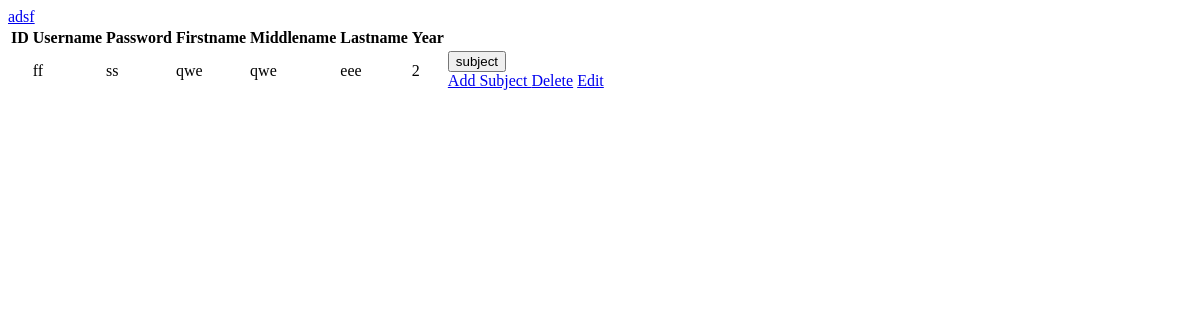
Before: /prof_records.php with the older database file.
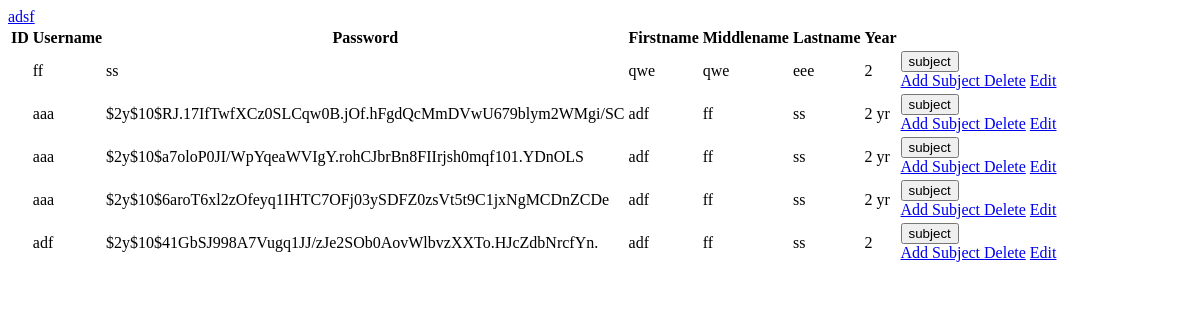
After: the same page with the newer database file.
### tables this page shows
CREATE TABLE `professor` (
  `ID` int(6) NOT NULL,
  `Username` varchar(20) NOT NULL,
  `Password` varchar(255) NOT NULL,
  `Firstname` varchar(20) NOT NULL,
  `Middlename` varchar(20) NOT NULL,
  `Lastname` varchar(20) NOT NULL,
  `Year` varchar(20) NOT NULL,
  `DateTimeCreated` datetime NOT NULL DEFAULT current_timestamp(),
  `DateTImeUpdated` datetime NOT NULL DEFAULT current_timestamp()
);

### prof_records.php (the view, shortened to what this page needs)
<!DOCTYPE html>
<html lang="en">
<head>
</head>
<body>
<table class="table">
                    <thead>
                        <tr>
                            <th>ID</th>
                            <th>Username</th>
                            <th>Password</th>
                            <th>Firstname</th>
                            <th>Middlename</th>
                            <th>Lastname</th>
                            <th>Year</th>
                            <a href="subjects.php"> adsf</a>
                        </tr>
                    </thead>
                    <tbody>
                        <?php
                        include ('connection.php');
                        $Query = "SELECT * FROM professor";
                        $sql = mysqli_query($conn,$Query);
                        if($rows = mysqli_num_rows($sql)> 0 ){
                            while($rows = mysqli_fetch_array($sql)){
                        ?>
                        <tr>
                        <td><?php echo $rows['id'];?></td>
                        <td><?php echo $rows['Username'];?></td>
                        <td><?php echo $rows['Password'];?></td>
                        <td><?php echo $rows['Firstname'];?></td>
                        <td><?php echo $rows['Middlename'];?></td>
                        <td><?php echo $rows['Lastname'];?></td>
                        <td><?php echo $rows['Year'];?></td>
                        <td>
                            <form action="prof_subject.php" method="POST">
                                <input type="submit" name="subject" value="subject">
                            </form>
                            <a href="try.php?id=<?php echo $rows['id'];?>" name="subject" class="badge badge-info">Add Subject </a>
                            <a href="delete.php?id=<?php echo $rows['id']?>" class="badge badge-danger">Delete</a>
                            <a href="edit.php?id=<?php echo $rows['id']?>" class="badge badge-sucess"> Edit </a>
                        </td>
                        </tr>
                        <?php
                            }
                        }
                        ?>
                    </tbody>
                </table>
</body>
</html>

Changed rows visible on the page:
added professor: Username "aaa", Password "$2y$10$RJ.17IfTwfXCz0SLCqw0B.jOf.hFgdQcMmDVwU679blym2WMgi/SC", Firstname "adf", Middlename "ff", Lastname "ss", Year "2 yr"
added professor: Username "aaa", Password "$2y$10$a7oloP0JI/WpYqeaWVIgY.rohCJbrBn8FIIrjsh0mqf101.YDnOLS", Firstname "adf", Middlename "ff", Lastname "ss", Year "2 yr"
added professor: Username "aaa", Password "$2y$10$6aroT6xl2zOfeyq1IHTC7OFj03ySDFZ0zsVt5t9C1jxNgMCDnZCDe", Firstname "adf", Middlename "ff", Lastname "ss", Year "2 yr"
added professor: Username "adf", Password "$2y$10$41GbSJ998A7Vugq1JJ/zJe2SOb0AovWlbvzXXTo.HJcZdbNrcfYn.", Firstname "adf", Middlename "ff", Lastname "ss", Year "2"
